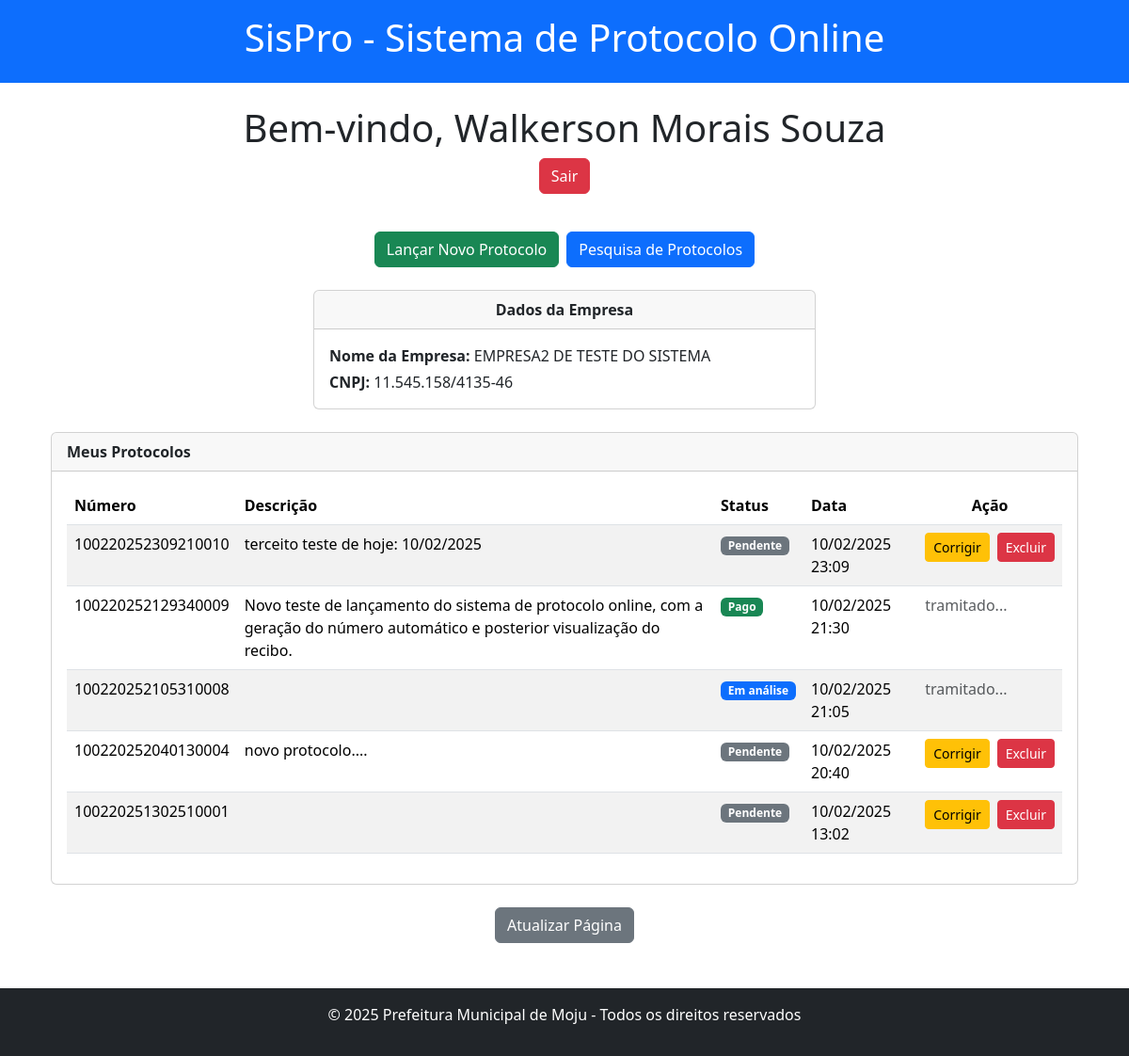
The app's page /usuarios/dashboard/ (signed in) with its own data.
### usuarios/models.py (models this page shows, shortened)
class Usuario(AbstractUser):
    nome = models.CharField(max_length=100)  # Campo obrigatório
    tipo = models.CharField(
        max_length=2,
        choices=[('PJ', 'Pessoa Jurídica'), ('PF', 'Pessoa Física')],
        null=True,
        blank=True
    )
    is_master = models.BooleanField(default=False, verbose_name="É Master?")
    is_approved = models.BooleanField(default=False, verbose_name="Aprovado?")

class Perfil(models.Model):
    usuario = models.OneToOneField(Usuario, on_delete=models.CASCADE, related_name='perfil')
    cnpj = models.CharField(max_length=20, blank=True, null=True)
    nome_empresa = models.CharField(max_length=200, blank=True, null=True)
    nome_fantasia = models.CharField(max_length=200, blank=True, null=True)
    atividade_principal = models.CharField(max_length=200, blank=True, null=True)
    endereco = models.CharField(max_length=200, blank=True, null=True)
    numero = models.CharField(max_length=20, blank=True, null=True)
    complemento = models.CharField(max_length=100, blank=True, null=True)
    cep = models.CharField(max_length=10, blank=True, null=True)
    bairro = models.CharField(max_length=100, blank=True, null=True)
    cidade = models.CharField(max_length=100, blank=True, null=True)
    estado = models.CharField(max_length=2, blank=True, null=True)
    secretaria = models.CharField(max_length=200, blank=True, null=True)
    setor = models.CharField(max_length=200, blank=True, null=True)
    cargo = models.CharField(max_length=200, blank=True, null=True)

### protocolos/models.py (models this page shows, shortened)
class Protocolo(models.Model):
    numero = models.CharField(max_length=30, unique=True, editable=False)
    descricao = models.TextField(blank=True)
    STATUS_CHOICES = [
        ('pago', 'Pago'),
        ('analise', 'Em Análise'),
        ('rejeitado', 'Rejeitado'),
        ('pendente', 'Pendente'),
    ]
    status = models.CharField(max_length=20, choices=STATUS_CHOICES, default='pendente')
    data_criacao = models.DateTimeField(auto_now_add=True)
    usuario = models.ForeignKey(
        settings.AUTH_USER_MODEL,
        on_delete=models.CASCADE,
        related_name='protocolos'
    )

### usuarios/views.py (the view)
# urls.py: path('dashboard/', views.dashboard, name='dashboard'),
@login_required
def dashboard(request):
    if not request.user.is_approved:
        return render(request, 'usuarios/nao_aprovado.html')
    if not hasattr(request.user, 'perfil'):
        return redirect('usuarios:completar_cadastro')
    from protocolos.models import Protocolo  # Importação local para evitar dependência circular
    protocolos_usuario = Protocolo.objects.filter(usuario=request.user).order_by('-data_criacao')
    return render(request, 'usuarios/dashboard.html', {
        'protocolos_usuario': protocolos_usuario,
    })

### usuarios/templates/usuarios/dashboard.html (shortened to what this page needs)
{% extends 'base_generic.html' %}
{% load static %}
{% block content %}
<div class="container-fluid mt-4">
    <div class="row">
        <div class="col-12 text-center">
            <h1>Bem-vindo, {{ user.nome }}</h1>
            <a href="{% url 'usuarios:logout' %}" class="btn btn-danger">Sair</a>
        </div>
    </div>
    <div class="row mt-4">
        <div class="d-flex flex-column flex-md-row justify-content-center gap-2 mt-3">
            <a href="{% url 'protocolos:lancar_protocolo' %}" class="btn btn-success">Lançar Novo Protocolo</a>
            <a href="{% url 'protocolos:pesquisa_protocolos' %}" class="btn btn-primary">Pesquisa de Protocolos</a>
        </div>
    </div>
    {% if user.tipo == "PJ" and user.perfil %}
    <div class="row mt-4 justify-content-center">
        <div class="col-md-6">
            <div class="card">
                <div class="card-header text-center">
                    <strong>Dados da Empresa</strong>
                </div>
                <div class="card-body">
                    <p class="mb-1"><strong>Nome da Empresa:</strong> {{ user.perfil.nome_empresa }}</p>
                    <p class="mb-0"><strong>CNPJ:</strong> {{ user.perfil.cnpj }}</p>
                </div>
            </div>
        </div>
    </div>
    {% endif %}
    <div class="row mt-4 justify-content-center">
        <div class="col-12">
            <div class="card overflow-auto">
                <div class="card-header">
                    <strong>Meus Protocolos</strong>
                </div>
                <div class="card-body">
                    {% if protocolos_usuario %}
                    <div class="table-responsive">
                        <table class="table table-striped">
                            <thead>
                                <tr>
                                    <th>Número</th>
                                    <th>Descrição</th>
                                    <th>Status</th>
                                    <th>Data</th>
                                    <th class="text-center">Ação</th>
                                </tr>
                            </thead>
                            <tbody>
                                {% for protocolo in protocolos_usuario|slice:":5" %}
                                <tr>
                                    <td>{{ protocolo.numero }}</td>
                                    <td>{{ protocolo.descricao }}</td>
                                    <td>
                                        {% if protocolo.status == 'pago' %}
                                            <span class="badge bg-success">Pago</span>
                                        {% elif protocolo.status == 'rejeitado' %}
                                            <span class="badge bg-warning text-dark">Rejeitado</span>
                                        {% elif protocolo.status == 'analise' %}
                                            <span class="badge bg-primary">Em análise</span>
                                        {% else %}
                                            <span class="badge bg-secondary">Pendente</span>
                                        {% endif %}
                                    </td>
                                    <td>{{ protocolo.data_criacao|date:"d/m/Y H:i" }}</td>
                                    <td>
                                        <div class="d-flex gap-2">
                                            {% if protocolo.status == 'pendente' %}
                                                <a href="{% url 'protocolos:editar_protocolo' protocolo.id %}" class="btn btn-warning btn-sm">Corrigir</a>
                                                <button type="button" class="btn btn-danger btn-sm" data-bs-toggle="modal" data-bs-target="#confirmarExclusao{{ protocolo.id }}">
                                                    Excluir
                                                </button>
                                            {% else %}
                                                <span class="text-muted">tramitado...</span>
                                            {% endif %}
                                        </div>
                                    </td>
                                </tr>
                                {% endfor %}
                            </tbody>
                        </table>
                    </div>
                    {% else %}
                    <p class="text-center">Você ainda não lançou nenhum protocolo.</p>
                    {% endif %}
                </div>
            </div>
        </div>
    </div>
    <div class="row mt-4">
        <div class="col-12 text-center">
            <a href="{% url 'usuarios:dashboard' %}" class="btn btn-secondary">Atualizar Página</a>
        </div>
    </div>
</div>
{% endblock %}

### records on screen
Usuario: nome "Walkerson Morais Souza", perfil.nome_empresa "EMPRESA2 DE TESTE DO SISTEMA", perfil.cnpj "11.545.158/4135-46"
Protocolo: numero "100220252309210010", descricao "terceito teste de hoje: 10/02/2025", status "Pendente", data_criacao "10/02/2025 23:09"
Protocolo: numero "100220252129340009", descricao "Novo teste de lançamento do sistema de protocolo online, com a geração do número automático e posterior visualização do recibo.", status "Pago", data_criacao "10/02/2025 21:30"
Protocolo: numero "100220252105310008", status "Em análise", data_criacao "10/02/2025 21:05"
Protocolo: numero "100220252040130004", descricao "novo protocolo....", status "Pendente", data_criacao "10/02/2025 20:40"
Protocolo: numero "100220251302510001", status "Pendente", data_criacao "10/02/2025 13:02"
